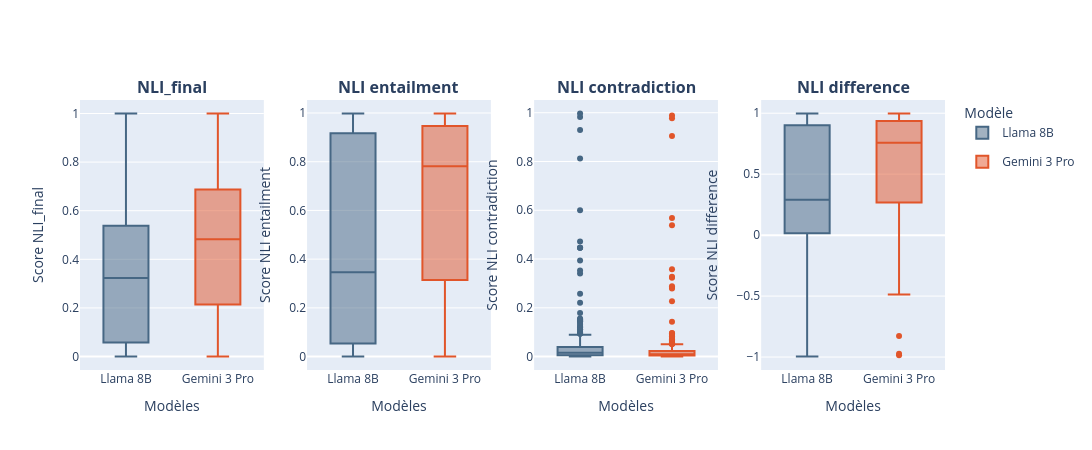

The notebook cell saved with this chart:
### Code cell
# Création de la figure avec 3 sous-graphes
fig = make_subplots(rows=1, cols=4, subplot_titles=(
    "<b>NLI_final</b>",
    "<b>NLI entailment</b>",
    "<b>NLI contradiction</b>",
    "<b>NLI difference</b>"
))

fig1 = px.box(
    df_compare,
    x="Modèle",
    y="NLI_final",
    color="Modèle",
    color_discrete_map={
        "Llama 8B": "#466784",
        "Gemini 3 Pro": "#e1552a"
    }
)
for i, trace in enumerate(fig1.data):
    fig.add_trace(trace, row=1, col=1)
    if i == 0:  # Gestion de la légende, on garde que la première
        trace.showlegend = True
    else:
        trace.showlegend = False
    
fig2 = px.box(
    df_compare,
    x="Modèle",
    y="nli_entailment",
    color="Modèle",
    color_discrete_map={
        "Llama 8B": "#466784",
        "Gemini 3 Pro": "#e1552a"
    }
)
for trace in fig2.data:
    trace.showlegend = False
    fig.add_trace(trace, row=1, col=2)

fig3 = px.box(
    df_compare,
    x="Modèle",
    y="nli_contradiction",
    color="Modèle",
    color_discrete_map={
        "Llama 8B": "#466784",
        "Gemini 3 Pro": "#e1552a"
    }
)
for trace in fig3.data:
    trace.showlegend = False
    fig.add_trace(trace, row=1, col=3)

# Ajout du troisième boxplot (sans légende)
fig4 = px.box(
    df_compare,
    x="Modèle",
    y="nli_entailment_minus_contradiction",
    color="Modèle",
    color_discrete_map={
        "Llama 8B": "#466784",
        "Gemini 3 Pro": "#e1552a"
    }
)
for trace in fig4.data:
    trace.showlegend = False
    fig.add_trace(trace, row=1, col=4)
    

# Mise à jour de la légende commune et des axes
fig.update_layout(
    width=1500,
    height=450,
    legend_title_text='Modèle'
)
fig.update_xaxes(title_text="Modèles", row=1, col=1)
fig.update_xaxes(title_text="Modèles", row=1, col=2)
fig.update_xaxes(title_text="Modèles", row=1, col=3)
fig.update_xaxes(title_text="Modèles", row=1, col=4)
fig.update_yaxes(title_text="Score NLI_final", row=1, col=1)
fig.update_yaxes(title_text="Score NLI entailment", row=1, col=2)
fig.update_yaxes(title_text="Score NLI contradiction", row=1, col=3)
fig.update_yaxes(title_text="Score NLI difference", row=1, col=4)

fig.show()

### Figure 1 — Plotly figure (JSON) as saved in the notebook; plotly's stock layout.template omitted (floating-point values rounded to 4 significant figures; data arrays with more than 128 entries replaced by an {"elided": "..."} marker saying what was removed)
{"data": [{"alignmentgroup": "True", "hovertemplate": "Modèle=%{x}<br>NLI_final=%{y}<extra></extra>", "legendgroup": "Llama 8B", "marker": {"color": "#466784"}, "name": "Llama 8B", "notched": false, "offsetgroup": "Llama 8B", "orientation": "v", "showlegend": true, "type": "box", "x": {"elided": "200 str values"}, "x0": " ", "xaxis": "x", "y": {"elided": "200 float values"}, "y0": " ", "yaxis": "y"}, {"alignmentgroup": "True", "hovertemplate": "Modèle=%{x}<br>NLI_final=%{y}<extra></extra>", "legendgroup": "Gemini 3 Pro", "marker": {"color": "#e1552a"}, "name": "Gemini 3 Pro", "notched": false, "offsetgroup": "Gemini 3 Pro", "orientation": "v", "showlegend": true, "type": "box", "x": {"elided": "200 str values"}, "x0": " ", "xaxis": "x", "y": {"elided": "200 float values"}, "y0": " ", "yaxis": "y"}, {"alignmentgroup": "True", "hovertemplate": "Modèle=%{x}<br>nli_entailment=%{y}<extra></extra>", "legendgroup": "Llama 8B", "marker": {"color": "#466784"}, "name": "Llama 8B", "notched": false, "offsetgroup": "Llama 8B", "orientation": "v", "showlegend": false, "type": "box", "x": {"elided": "200 str values"}, "x0": " ", "xaxis": "x2", "y": {"elided": "200 float values"}, "y0": " ", "yaxis": "y2"}, {"alignmentgroup": "True", "hovertemplate": "Modèle=%{x}<br>nli_entailment=%{y}<extra></extra>", "legendgroup": "Gemini 3 Pro", "marker": {"color": "#e1552a"}, "name": "Gemini 3 Pro", "notched": false, "offsetgroup": "Gemini 3 Pro", "orientation": "v", "showlegend": false, "type": "box", "x": {"elided": "200 str values"}, "x0": " ", "xaxis": "x2", "y": {"elided": "200 float values"}, "y0": " ", "yaxis": "y2"}, {"alignmentgroup": "True", "hovertemplate": "Modèle=%{x}<br>nli_contradiction=%{y}<extra></extra>", "legendgroup": "Llama 8B", "marker": {"color": "#466784"}, "name": "Llama 8B", "notched": false, "offsetgroup": "Llama 8B", "orientation": "v", "showlegend": false, "type": "box", "x": {"elided": "200 str values"}, "x0": " ", "xaxis": "x3", "y": {"elided": "200 float values"}, "y0": " ", "yaxis": "y3"}, {"alignmentgroup": "True", "hovertemplate": "Modèle=%{x}<br>nli_contradiction=%{y}<extra></extra>", "legendgroup": "Gemini 3 Pro", "marker": {"color": "#e1552a"}, "name": "Gemini 3 Pro", "notched": false, "offsetgroup": "Gemini 3 Pro", "orientation": "v", "showlegend": false, "type": "box", "x": {"elided": "200 str values"}, "x0": " ", "xaxis": "x3", "y": {"elided": "200 float values"}, "y0": " ", "yaxis": "y3"}, {"alignmentgroup": "True", "hovertemplate": "Modèle=%{x}<br>nli_entailment_minus_contradiction=%{y}<extra></extra>", "legendgroup": "Llama 8B", "marker": {"color": "#466784"}, "name": "Llama 8B", "notched": false, "offsetgroup": "Llama 8B", "orientation": "v", "showlegend": false, "type": "box", "x": {"elided": "200 str values"}, "x0": " ", "xaxis": "x4", "y": {"elided": "200 float values"}, "y0": " ", "yaxis": "y4"}, {"alignmentgroup": "True", "hovertemplate": "Modèle=%{x}<br>nli_entailment_minus_contradiction=%{y}<extra></extra>", "legendgroup": "Gemini 3 Pro", "marker": {"color": "#e1552a"}, "name": "Gemini 3 Pro", "notched": false, "offsetgroup": "Gemini 3 Pro", "orientation": "v", "showlegend": false, "type": "box", "x": {"elided": "200 str values"}, "x0": " ", "xaxis": "x4", "y": {"elided": "200 float values"}, "y0": " ", "yaxis": "y4"}], "layout": {"annotations": [{"font": {"size": 16}, "showarrow": false, "text": "<b>NLI_final</b>", "x": 0.1062, "xanchor": "center", "xref": "paper", "y": 1, "yanchor": "bottom", "yref": "paper"}, {"font": {"size": 16}, "showarrow": false, "text": "<b>NLI entailment</b>", "x": 0.3688, "xanchor": "center", "xref": "paper", "y": 1, "yanchor": "bottom", "yref": "paper"}, {"font": {"size": 16}, "showarrow": false, "text": "<b>NLI contradiction</b>", "x": 0.6313, "xanchor": "center", "xref": "paper", "y": 1, "yanchor": "bottom", "yref": "paper"}, {"font": {"size": 16}, "showarrow": false, "text": "<b>NLI difference</b>", "x": 0.8938, "xanchor": "center", "xref": "paper", "y": 1, "yanchor": "bottom", "yref": "paper"}], "height": 450, "legend": {"title": {"text": "Modèle"}}, "width": 1500, "xaxis": {"anchor": "y", "domain": [0, 0.2125], "title": {"text": "Modèles"}}, "xaxis2": {"anchor": "y2", "domain": [0.2625, 0.475], "title": {"text": "Modèles"}}, "xaxis3": {"anchor": "y3", "domain": [0.525, 0.7375], "title": {"text": "Modèles"}}, "xaxis4": {"anchor": "y4", "domain": [0.7875, 1], "title": {"text": "Modèles"}}, "yaxis": {"anchor": "x", "domain": [0, 1], "title": {"text": "Score NLI_final"}}, "yaxis2": {"anchor": "x2", "domain": [0, 1], "title": {"text": "Score NLI entailment"}}, "yaxis3": {"anchor": "x3", "domain": [0, 1], "title": {"text": "Score NLI contradiction"}}, "yaxis4": {"anchor": "x4", "domain": [0, 1], "title": {"text": "Score NLI difference"}}}}
